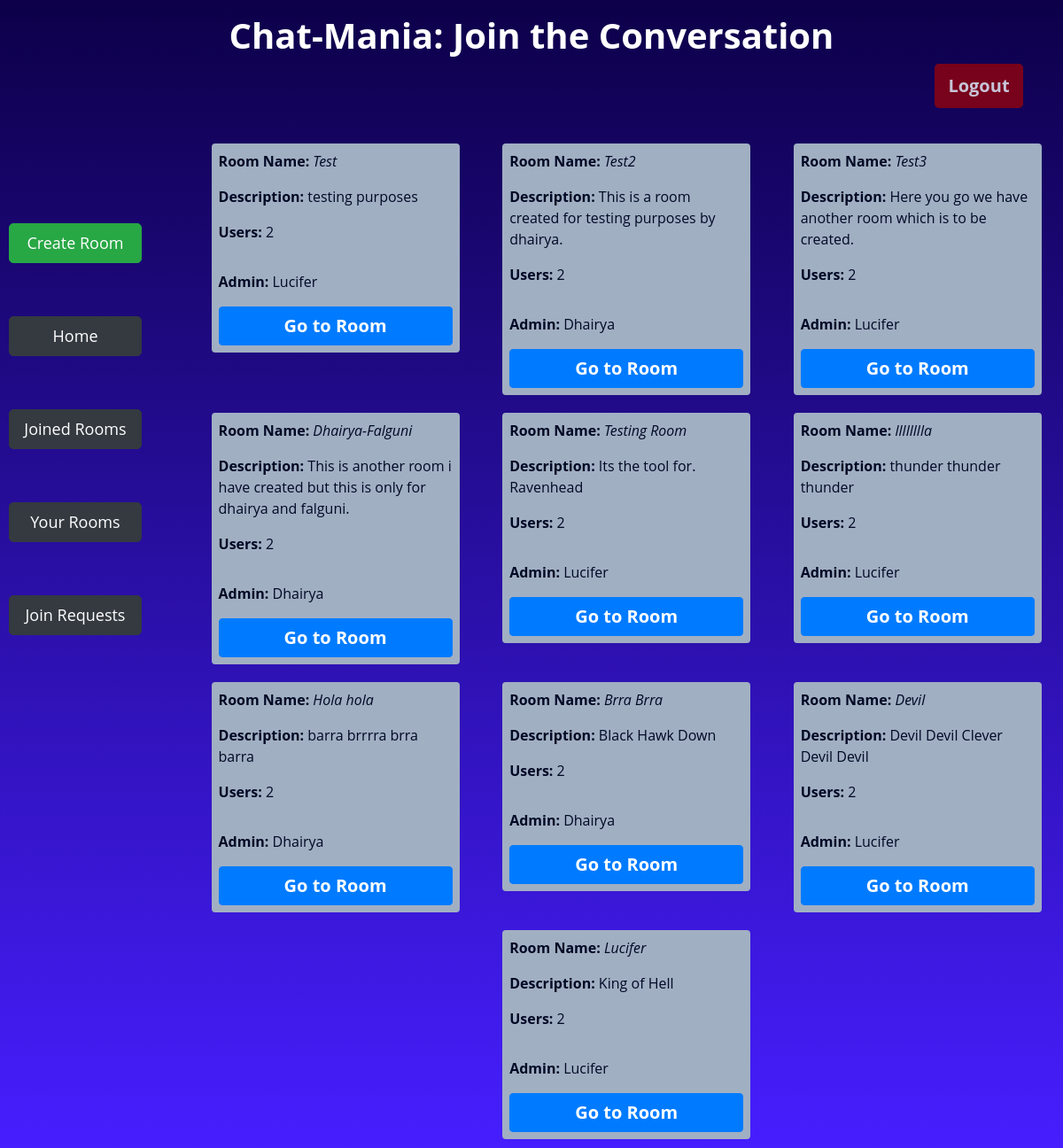
The page / (signed in) on the database as committed earlier.
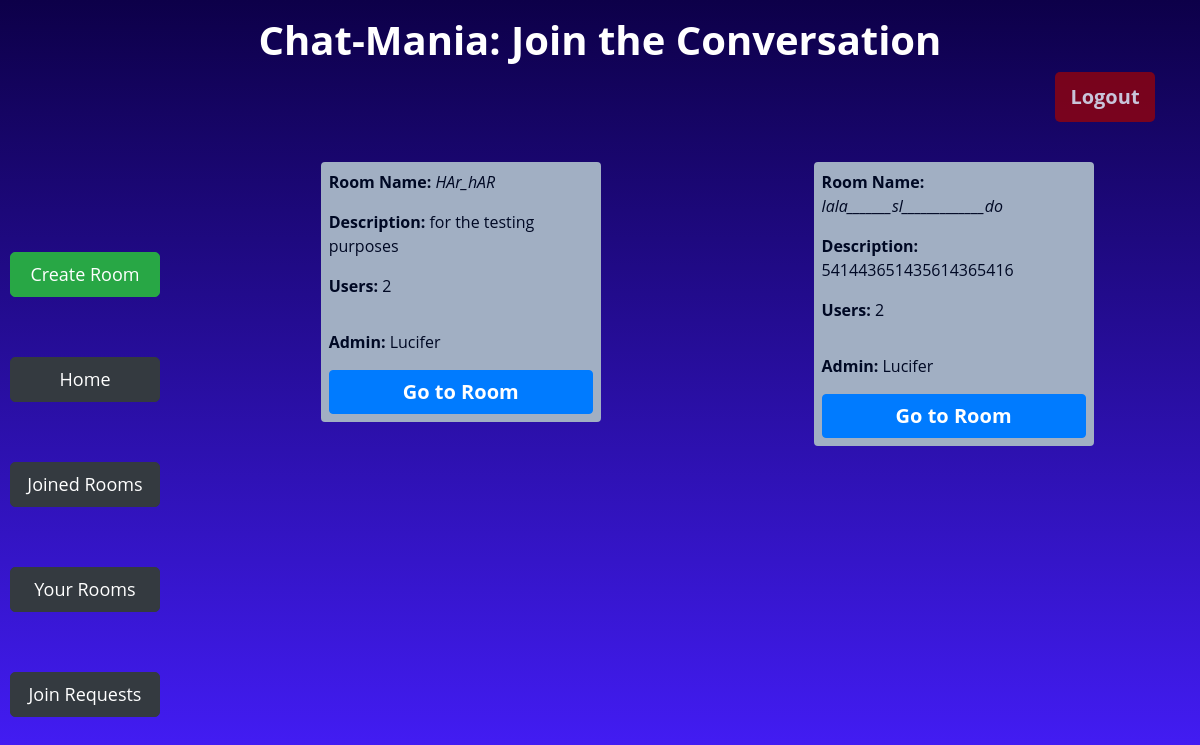
The same page on the database as committed later.
### app/models.py (models this page shows)
class Room(models.Model):
    name = models.CharField(max_length=64,unique=True)
    description = models.CharField(max_length=256)
    admin = models.ForeignKey(User, on_delete=models.CASCADE, related_name="get_admin")
    numberUsers = models.IntegerField(default=1)
    def __str__(self):
        return f"{self.name} created by {self.admin.username}"

class User(AbstractUser):
    joinedRooms = models.IntegerField(default=0)
    createdRooms = models.IntegerField(default=0)
    def __str__(self):
        return f"{self.username}"

### app/views.py (the view)
# urls.py: path('', views.index, name='index'),
@login_required(login_url="login")
def index(request):
    rooms = Room.objects.all()
    print(rooms)
    join_requests = JoinRequests.objects.filter(user=request.user)
    x = [room.room for room in join_requests]
    print(x)
    user_rooms = UserRooms.objects.filter(user=request.user)
    y = [room.room for room in user_rooms]
    print(y)
    return render(request, 'app/index.html', {
        'rooms': rooms,
        'join_requests': join_requests,
        'x': x,
        'y': y,
    })

### app/templates/app/index.html (shortened to what this page needs)
{% extends 'app/layout.html' %}
{% block body %}
    <div class="container">
        <div class="row">
            <div class="col-md-12 mt-3">
                <h1 class="text-center" style="font-weight: 700;">Chat-Mania: Join the Conversation</h1>
                <form action="{% url 'logout' %}" method="post">
                 <input type="submit" id="logout-btn" class="btn btn-danger float-right" style="border: none;" value="Logout">
                </form>
             </div>
         </div>
    </div>
    <div class="d-flex flex-row">
    <div class="btn-Cont d-flex flex-column justify-content-around">
        <a id="lbtn" href="{% url 'create' %}" class="btn  btn-success">Create Room</a>
        <a id="lbtn" href="{% url 'index' %}" class="btn  btn-dark">Home</a>
        <a id="lbtn" href="{% url 'joined_rooms' %}" class="btn  btn-dark">Joined Rooms</a>
        <a id="lbtn" class="btn  btn-dark" href="{% url 'your_rooms' %}" >Your Rooms</a>
        <a id="lbtn" class="btn btn-dark" href="{% url 'join_requests' %}">Join Requests</a>
    </div>
     <div class="d-flex flex-row justify-content-around flex-wrap" id="room-cont">
        {% for room in rooms%}
        <div class="room p-1">
                <p><b>Room Name:</b> <i> {{room.name}} </i> </p>
                <p> <b>Description:</b> {{room.description}} </p>
                <p><b>Users:</b> {{room.numberUsers}} </p>
              <p class="pt-3 align-bottom"><b>Admin:</b> {{room.admin}} </p>
              {% if user != room.admin %}
                    {% if room in x %}
                        <button id="join-btn" class="btn btn-dark disable" disabled>Requested</button>
                    {% elif room in y %}
                        <a id="indBtn" href="{% url 'room' room.name %}" class="btn btn-primary">Go to Room</a>
                    {% else %}
                    <button id="join-btn" class="btn btn-dark" value="{{room.id}}">Join</button>
                    {% endif %}
              {% else %}
              <a id="indBtn" href="{% url 'room' room.name %}" class="btn btn-primary">Go to Room</a>
              {% endif %}
        </div>
        {% endfor %}
     </div>
    </div>
{% endblock %}

Rows that differ between the two databases and show on the page:
removed Room: name "Test", description "testing purposes", numberUsers "2", admin "Lucifer", shows "Go to Room"
removed Room: name "Test2", description "This is a room created for testing purposes by dhairya.", numberUsers "2", admin "Dhairya", shows "Go to Room"
removed Room: name "Test3", description "Here you go we have another room which is to be created.", numberUsers "2", admin "Lucifer", shows "Go to Room"
removed Room: name "Dhairya-Falguni", description "This is another room i have created but this is only for dhairya and falguni.", numberUsers "2", admin "Dhairya", shows "Go to Room"
removed Room: name "Testing Room", description "Its the tool for. Ravenhead", numberUsers "2", admin "Lucifer", shows "Go to Room"
removed Room: name "lllllllla", description "thunder thunder thunder", numberUsers "2", admin "Lucifer", shows "Go to Room"
removed Room: name "Hola hola", description "barra brrrra brra barra", numberUsers "2", admin "Dhairya", shows "Go to Room"
removed Room: name "Brra Brra", description "Black Hawk Down", numberUsers "2", admin "Dhairya", shows "Go to Room"
removed Room: name "Devil", description "Devil Devil Clever Devil Devil", numberUsers "2", admin "Lucifer", shows "Go to Room"
removed Room: name "Lucifer", description "King of Hell", numberUsers "2", admin "Lucifer", shows "Go to Room"
added Room: name "HAr_hAR", description "for the testing purposes", numberUsers "2", admin "Lucifer", shows "Go to Room"
added Room: name "lala_______sl_____________do", description "541443651435614365416", numberUsers "2", admin "Lucifer", shows "Go to Room"
